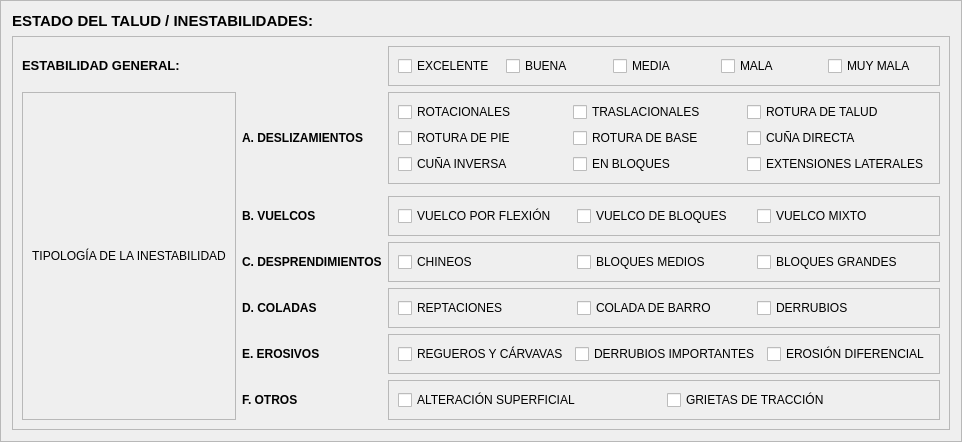
            <widget class="QFrame" name="frameEstadoTalud">
             <property name="frameShape">
              <enum>QFrame::Shape::StyledPanel</enum>
             </property>
             <property name="frameShadow">
              <enum>QFrame::Shadow::Raised</enum>
             </property>
             <layout class="QVBoxLayout" name="verticalLayout_3" stretch="1,0">
              <item>
               <widget class="QLabel" name="lblEstadoTalud">
                <property name="font">
                 <font>
                  <pointsize>11</pointsize>
                  <bold>true</bold>
                 </font>
                </property>
                <property name="text">
                 <string>&lt;html&gt;&lt;head/&gt;&lt;body&gt;&lt;p&gt;ESTADO DEL TALUD / INESTABILIDADES:&lt;/p&gt;&lt;/body&gt;&lt;/html&gt;</string>
                </property>
               </widget>
              </item>
              <item>
               <widget class="QFrame" name="frameDatosEstabilidad">
                <property name="frameShape">
                 <enum>QFrame::Shape::StyledPanel</enum>
                </property>
                <property name="frameShadow">
                 <enum>QFrame::Shadow::Raised</enum>
                </property>
                <layout class="QGridLayout" name="gridLayout_4">
                 <item row="1" column="1">
                  <widget class="QLabel" name="lblDeslizamientos">
                   <property name="sizePolicy">
                    <sizepolicy hsizetype="Fixed" vsizetype="Preferred">
                     <horstretch>0</horstretch>
                     <verstretch>0</verstretch>
                    </sizepolicy>
                   </property>
                   <property name="font">
                    <font>
                     <bold>true</bold>
                    </font>
                   </property>
                   <property name="text">
                    <string>&lt;html&gt;&lt;head/&gt;&lt;body&gt;&lt;p&gt;A. DESLIZAMIENTOS&lt;/p&gt;&lt;/body&gt;&lt;/html&gt;</string>
                   </property>
                  </widget>
                 </item>
                 <item row="1" column="0" rowspan="7">
                  <widget class="QFrame" name="frameTipologia">
                   <property name="sizePolicy">
                    <sizepolicy hsizetype="Fixed" vsizetype="Preferred">
                     <horstretch>0</horstretch>
                     <verstretch>0</verstretch>
                    </sizepolicy>
                   </property>
                   <property name="minimumSize">
                    <size>
                     <width>20</width>
                     <height>0</height>
                    </size>
                   </property>
                   <property name="frameShape">
                    <enum>QFrame::Shape::StyledPanel</enum>
                   </property>
                   <property name="frameShadow">
                    <enum>QFrame::Shadow::Raised</enum>
                   </property>
                   <layout class="QVBoxLayout" name="verticalLayout_7">
                    <item>
                     <widget class="VerticalLabel" name="lblTipologiaVertical">
                      <property name="sizePolicy">
                       <sizepolicy hsizetype="Preferred" vsizetype="Preferred">
                        <horstretch>0</horstretch>
                        <verstretch>0</verstretch>
                       </sizepolicy>
                      </property>
                      <property name="text">
                       <string>TIPOLOGÍA DE LA INESTABILIDAD</string>
                      </property>
                      <property name="alignment">
                       <set>Qt::AlignmentFlag::AlignCenter</set>
                      </property>
                     </widget>
                    </item>
                   </layout>
                  </widget>
                 </item>
                 <item row="0" column="0" colspan="2">
                  <widget class="QLabel" name="lblEstabilidad">
                   <property name="sizePolicy">
                    <sizepolicy hsizetype="Fixed" vsizetype="Preferred">
                     <horstretch>0</horstretch>
                     <verstretch>0</verstretch>
                    </sizepolicy>
                   </property>
                   <property name="font">
                    <font>
                     <pointsize>10</pointsize>
                     <bold>true</bold>
                    </font>
                   </property>
                   <property name="text">
                    <string>&lt;html&gt;&lt;head/&gt;&lt;body&gt;&lt;p&gt;ESTABILIDAD GENERAL:&lt;/p&gt;&lt;/body&gt;&lt;/html&gt;</string>
                   </property>
                  </widget>
                 </item>
                 <item row="4" column="1">
                  <widget class="QLabel" name="lblDesprendimientos">
                   <property name="sizePolicy">
                    <sizepolicy hsizetype="Fixed" vsizetype="Preferred">
                     <horstretch>0</horstretch>
                     <verstretch>0</verstretch>
                    </sizepolicy>
                   </property>
                   <property name="font">
                    <font>
                     <bold>true</bold>
                    </font>
                   </property>
                   <property name="text">
                    <string>&lt;html&gt;&lt;head/&gt;&lt;body&gt;&lt;p&gt;C. DESPRENDIMIENTOS&lt;/p&gt;&lt;/body&gt;&lt;/html&gt;</string>
                   </property>
                  </widget>
                 </item>
                 <item row="5" column="1">
                  <widget class="QLabel" name="lblColadas">
                   <property name="sizePolicy">
                    <sizepolicy hsizetype="Fixed" vsizetype="Preferred">
                     <horstretch>0</horstretch>
                     <verstretch>0</verstretch>
                    </sizepolicy>
                   </property>
                   <property name="font">
                    <font>
                     <bold>true</bold>
                    </font>
                   </property>
                   <property name="text">
                    <string>&lt;html&gt;&lt;head/&gt;&lt;body&gt;&lt;p&gt;D. COLADAS&lt;/p&gt;&lt;/body&gt;&lt;/html&gt;</string>
                   </property>
                  </widget>
                 </item>
                 <item row="7" column="1">
                  <widget class="QLabel" name="lblOtros">
                   <property name="sizePolicy">
                    <sizepolicy hsizetype="Fixed" vsizetype="Preferred">
                     <horstretch>0</horstretch>
                     <verstretch>0</verstretch>
                    </sizepolicy>
                   </property>
                   <property name="font">
                    <font>
                     <bold>true</bold>
                    </font>
                   </property>
                   <property name="text">
                    <string>&lt;html&gt;&lt;head/&gt;&lt;body&gt;&lt;p&gt;F. OTROS&lt;/p&gt;&lt;/body&gt;&lt;/html&gt;</string>
                   </property>
                  </widget>
                 </item>
                 <item row="3" column="1">
                  <widget class="QLabel" name="lblVuelcos">
                   <property name="sizePolicy">
                    <sizepolicy hsizetype="Fixed" vsizetype="Preferred">
                     <horstretch>0</horstretch>
                     <verstretch>0</verstretch>
                    </sizepolicy>
                   </property>
                   <property name="font">
                    <font>
                     <bold>true</bold>
                    </font>
                   </property>
                   <property name="text">
                    <string>&lt;html&gt;&lt;head/&gt;&lt;body&gt;&lt;p&gt;B. VUELCOS&lt;/p&gt;&lt;/body&gt;&lt;/html&gt;</string>
                   </property>
                  </widget>
                 </item>
                 <item row="6" column="1">
                  <widget class="QLabel" name="lblErosivos">
                   <property name="sizePolicy">
                    <sizepolicy hsizetype="Fixed" vsizetype="Preferred">
                     <horstretch>0</horstretch>
                     <verstretch>0</verstretch>
                    </sizepolicy>
                   </property>
                   <property name="font">
                    <font>
                     <bold>true</bold>
                    </font>
                   </property>
                   <property name="text">
                    <string>&lt;html&gt;&lt;head/&gt;&lt;body&gt;&lt;p&gt;E. EROSIVOS&lt;/p&gt;&lt;/body&gt;&lt;/html&gt;</string>
                   </property>
                  </widget>
                 </item>
                 <item row="3" column="3">
                  <widget class="QFrame" name="frameOptionsB">
                   <property name="frameShape">
                    <enum>QFrame::Shape::StyledPanel</enum>
                   </property>
                   <property name="frameShadow">
                    <enum>QFrame::Shadow::Raised</enum>
                   </property>
                   <layout class="QHBoxLayout" name="horizontalLayout_4">
                    <item>
                     <widget class="QCheckBox" name="checkVuelcoFlexion">
                      <property name="text">
                       <string>VUELCO POR FLEXIÓN</string>
                      </property>
                     </widget>
                    </item>
                    <item>
                     <widget class="QCheckBox" name="checkVuelcoBloques">
                      <property name="text">
                       <string>VUELCO DE BLOQUES</string>
                      </property>
                     </widget>
                    </item>
                    <item>
                     <widget class="QCheckBox" name="checkVuelcoMixto">
                      <property name="text">
                       <string>VUELCO MIXTO</string>
                      </property>
                     </widget>
                    </item>
                   </layout>
                  </widget>
                 </item>
                 <item row="1" column="3">
                  <widget class="QFrame" name="frameOptionsA">
                   <property name="frameShape">
                    <enum>QFrame::Shape::StyledPanel</enum>
                   </property>
                   <property name="frameShadow">
                    <enum>QFrame::Shadow::Raised</enum>
                   </property>
                   <layout class="QGridLayout" name="gridLayout_5">
                    <item row="1" column="2">
                     <widget class="QCheckBox" name="checkCunaDirecta">
                      <property name="text">
                       <string>CUÑA DIRECTA</string>
                      </property>
                     </widget>
                    </item>
                    <item row="1" column="1">
                     <widget class="QCheckBox" name="checkRoturaBase">
                      <property name="text">
                       <string>ROTURA DE BASE</string>
                      </property>
                     </widget>
                    </item>
                    <item row="2" column="0">
                     <widget class="QCheckBox" name="checkCunaInversa">
                      <property name="text">
                       <string>CUÑA INVERSA</string>
                      </property>
                     </widget>
                    </item>
                    <item row="0" column="2">
                     <widget class="QCheckBox" name="checkRoturaTalud">
                      <property name="text">
                       <string>ROTURA DE TALUD</string>
                      </property>
                     </widget>
                    </item>
                    <item row="2" column="2">
                     <widget class="QCheckBox" name="checkExtensionesLaterales">
                      <property name="text">
                       <string>EXTENSIONES LATERALES</string>
                      </property>
                     </widget>
                    </item>
                    <item row="0" column="1">
                     <widget class="QCheckBox" name="checkTraslacionales">
                      <property name="text">
                       <string>TRASLACIONALES</string>
                      </property>
                     </widget>
                    </item>
                    <item row="2" column="1">
                     <widget class="QCheckBox" name="checkEnBloques">
                      <property name="text">
                       <string>EN BLOQUES</string>
                      </property>
                     </widget>
                    </item>
                    <item row="1" column="0">
                     <widget class="QCheckBox" name="checkRoturaPie">
                      <property name="text">
                       <string>ROTURA DE PIE</string>
                      </property>
                     </widget>
                    </item>
                    <item row="0" column="0">
                     <widget class="QCheckBox" name="checkRotacionales">
                      <property name="text">
                       <string>ROTACIONALES</string>
                      </property>
                     </widget>
                    </item>
                   </layout>
                  </widget>
                 </item>
                 <item row="0" column="3">
                  <widget class="QFrame" name="frameEstbOptions">
                   <property name="frameShape">
                    <enum>QFrame::Shape::StyledPanel</enum>
                   </property>
                   <property name="frameShadow">
                    <enum>QFrame::Shadow::Raised</enum>
                   </property>
                   <layout class="QHBoxLayout" name="horizontalLayout_3">
                    <item>
                     <widget class="QCheckBox" name="checkExcelente">
                      <property name="text">
                       <string>EXCELENTE</string>
                      </property>
                     </widget>
                    </item>
                    <item>
                     <widget class="QCheckBox" name="checkBuena">
                      <property name="text">
                       <string>BUENA</string>
                      </property>
                     </widget>
                    </item>
                    <item>
                     <widget class="QCheckBox" name="checkMedia">
                      <property name="text">
                       <string>MEDIA</string>
                      </property>
                     </widget>
                    </item>
                    <item>
                     <widget class="QCheckBox" name="checkMala">
                      <property name="text">
                       <string>MALA</string>
                      </property>
                     </widget>
                    </item>
                    <item>
                     <widget class="QCheckBox" name="checkMuyMala">
                      <property name="text">
                       <string>MUY MALA</string>
                      </property>
                     </widget>
                    </item>
                   </layout>
                  </widget>
                 </item>
                 <item row="4" column="3">
                  <widget class="QFrame" name="frameOptionsC">
                   <property name="frameShape">
                    <enum>QFrame::Shape::StyledPanel</enum>
                   </property>
                   <property name="frameShadow">
                    <enum>QFrame::Shadow::Raised</enum>
                   </property>
                   <layout class="QHBoxLayout" name="horizontalLayout_5">
                    <item>
                     <widget class="QCheckBox" name="checkChineos">
                      <property name="text">
                       <string>CHINEOS</string>
                      </property>
                     </widget>
                    </item>
                    <item>
                     <widget class="QCheckBox" name="checkBloquesMedios">
                      <property name="text">
                       <string>BLOQUES MEDIOS</string>
                      </property>
                     </widget>
                    </item>
                    <item>
                     <widget class="QCheckBox" name="checkBloquesGrandes">
                      <property name="text">
                       <string>BLOQUES GRANDES</string>
                      </property>
                     </widget>
                    </item>
                   </layout>
                  </widget>
                 </item>
                 <item row="5" column="3">
                  <widget class="QFrame" name="frameOptionsD">
                   <property name="frameShape">
                    <enum>QFrame::Shape::StyledPanel</enum>
                   </property>
                   <property name="frameShadow">
                    <enum>QFrame::Shadow::Raised</enum>
                   </property>
                   <layout class="QHBoxLayout" name="horizontalLayout_6">
                    <item>
                     <widget class="QCheckBox" name="checkReptaciones">
                      <property name="text">
                       <string>REPTACIONES</string>
                      </property>
                     </widget>
                    </item>
                    <item>
                     <widget class="QCheckBox" name="checkColadaBarro">
                      <property name="text">
                       <string>COLADA DE BARRO</string>
                      </property>
                     </widget>
                    </item>
                    <item>
                     <widget class="QCheckBox" name="checkDerrubios">
                      <property name="text">
                       <string>DERRUBIOS</string>
                      </property>
                     </widget>
                    </item>
                   </layout>
                  </widget>
                 </item>
                 <item row="6" column="3">
                  <widget class="QFrame" name="frameOptionsE">
                   <property name="frameShape">
                    <enum>QFrame::Shape::StyledPanel</enum>
                   </property>
                   <property name="frameShadow">
                    <enum>QFrame::Shadow::Raised</enum>
                   </property>
                   <layout class="QHBoxLayout" name="horizontalLayout_7">
                    <item>
                     <widget class="QCheckBox" name="checkReguerosCarvavas">
                      <property name="text">
                       <string>REGUEROS Y CÁRVAVAS</string>
                      </property>
                     </widget>
                    </item>
                    <item>
                     <widget class="QCheckBox" name="checkDerrubiosImportantes">
                      <property name="text">
                       <string>DERRUBIOS IMPORTANTES</string>
                      </property>
                     </widget>
                    </item>
                    <item>
                     <widget class="QCheckBox" name="checkErosionDiferencial">
                      <property name="text">
                       <string>EROSIÓN DIFERENCIAL</string>
                      </property>
                     </widget>
                    </item>
                   </layout>
                  </widget>
                 </item>
                 <item row="7" column="3">
                  <widget class="QFrame" name="frameOptionsF">
                   <property name="frameShape">
                    <enum>QFrame::Shape::StyledPanel</enum>
                   </property>
                   <property name="frameShadow">
                    <enum>QFrame::Shadow::Raised</enum>
                   </property>
                   <layout class="QHBoxLayout" name="horizontalLayout_8">
                    <item>
                     <widget class="QCheckBox" name="checkAlteracionSuperficial">
                      <property name="text">
                       <string>ALTERACIÓN SUPERFICIAL</string>
                      </property>
                     </widget>
                    </item>
                    <item>
                     <widget class="QCheckBox" name="checkGrietasTraccion">
                      <property name="text">
                       <string>GRIETAS DE TRACCIÓN</string>
                      </property>
                     </widget>
                    </item>
                   </layout>
                  </widget>
                 </item>
                </layout>
               </widget>
              </item>
             </layout>
            </widget>
